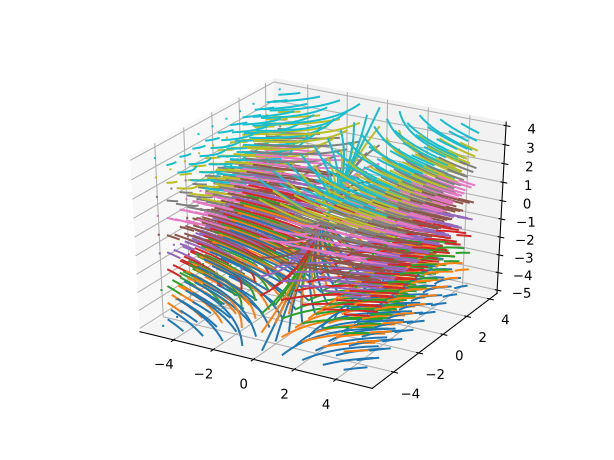

Reproduce this figure in Python.
import matplotlib as mpl
from mpl_toolkits.mplot3d import Axes3D
import numpy as np
import matplotlib.pyplot as plt

mpl.rcParams['legend.fontsize'] = 10
fig = plt.figure()
ax = fig.gca(projection='3d')
t = np.linspace(0, 5, 200)
max_v = 2
min_v = -2
max_void = 0
min_void = 0
#  ax.set_xlim(-2, 2)
#  ax.set_ylim(-2, 2)
#  ax.set_zlim(-2, 2)
a_range = range(min_v ,max_v)
#  a_range = np.arange(-1, 1, 0.5)
a_void = range(min_void, max_void)
a_void = [x for x in a_void if x != 0]
#  a_range = [x for x in a_range if x not in a_void]
b_range = range(min_v, max_v)
b_void = range(min_void, max_void)
b_void = [x for x in b_void if x != 0]
#  b_range = [x for x in a_range if x not in a_void]
c_range = range(min_v, max_v)
c_void = range(min_void, max_void)
c_void = [x for x in c_void if x != 0]
#  c_range = [x for x in a_range if x not in a_void]
for a in a_range:
    for b in b_range:
        for c in c_range:
            print("({},{},{})".format(a, b, c))
            x = a * np.exp(4 * t)
            y = (b / 2 + c / 2) * np.exp(-t) + (b / 2 - c / 2) * np.exp(-3 * t)
            z = (b / 2 + c / 2) * np.exp(-t) - (b / 2 - c / 2) * np.exp(-3 * t)
            u = 4*x
            v = -2*x+z
            w = y - 2*z
            x_new = []
            y_new = []
            z_new = []
            u_new = []
            v_new = []
            w_new = []
            for i in range(0, len(x)):
                if x[i] <= max_v and y[i] <= max_v and z[i] <= max_v:
                    if x[i] >= min_v and y[i] >= min_v and z[i] >= min_v:
                        x_new.append(x[i])
                        y_new.append(y[i])
                        z_new.append(z[i])
                        u_new.append(u[i])
                        v_new.append(v[i])
                        w_new.append(w[i])
            #  ax.plot(x_new, y_new, z_new)
            ax.quiver(x, y, z, u, v, w)
            #  ax.plot(x, y, z)
            #  ax.quiver(x_new, y_new, z_new, u_new, v_new, w_new)
#  ax.legend()
plt.show()
#  plt.savefig("ppi1.svg")
